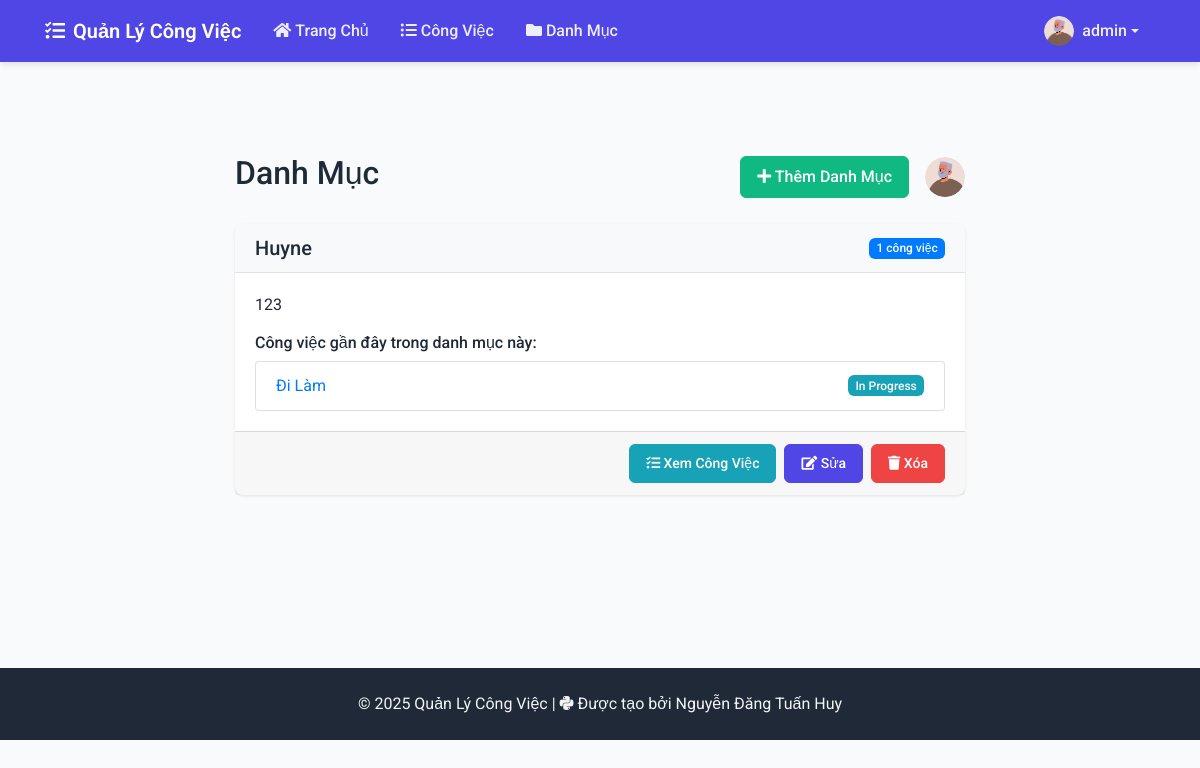
Page /categories/ (signed in) on the committed database.
### tasks/models.py (models this page shows, shortened)
class Profile(models.Model):
    user = models.OneToOneField(User, on_delete=models.CASCADE)
    avatar = models.ImageField(upload_to='avatars/', default='avatars/default.png')
    def overdue_tasks_count(self):
        return Task.objects.filter(
            user=self.user,
            status__in=['pending', 'in_progress'],
            deadline__lt=timezone.now()
        ).count()

class Category(models.Model):
    name = models.CharField(max_length=100)
    description = models.TextField(blank=True, null=True)
    user = models.ForeignKey(User, on_delete=models.CASCADE)
    class Meta:
        verbose_name_plural = "Categories"

class Task(models.Model):
    STATUS_CHOICES = [
        ('pending', 'Pending'),
        ('in_progress', 'In Progress'),
        ('completed', 'Completed'),
        ('cancelled', 'Cancelled'),
    ]
    title = models.CharField(max_length=200)
    description = models.TextField(blank=True, null=True)
    status = models.CharField(max_length=20, choices=STATUS_CHOICES, default='pending')
    user = models.ForeignKey(User, on_delete=models.CASCADE, related_name='tasks')
    category = models.ForeignKey(Category, on_delete=models.SET_NULL, null=True, blank=True)
    created = models.DateTimeField(auto_now_add=True)
    deadline = models.DateTimeField(null=True, blank=True)
    finished = models.DateTimeField(null=True, blank=True)

### tasks/views.py (the view)
# urls.py: path('categories/', CategoryListView.as_view(), name='category-list'),
class CategoryListView(LoginRequiredMixin, ListView):
    model = Category
    template_name = 'tasks/category_list.html'
    context_object_name = 'categories'
    def get_queryset(self):
        return Category.objects.filter(user=self.request.user)
    def get_context_data(self, **kwargs):
        context = super().get_context_data(**kwargs)
        context['overdue_tasks_count'] = self.request.user.profile.overdue_tasks_count()
        return context

### tasks/context_processors.py (called while the page is built)
def overdue_tasks_count(request):
    if request.user.is_authenticated:
        count = Task.objects.filter(
            user=request.user,
            deadline__lt=timezone.now(),
            status__in=['pending', 'in_progress']
        ).count()
        return {'overdue_tasks_count': count}
    return {'overdue_tasks_count': 0}

### tasks/templates/tasks/category_list.html (shortened to what this page needs)
{% extends 'tasks/base.html' %}
{% block content %}
<div class="container mt-4">
    <div class="row justify-content-center">
        <div class="col-md-8">
            <div class="d-flex justify-content-between align-items-center mb-4">
                <h2>Danh Mục</h2>
                <div class="d-flex align-items-center">
                    <a href="{% url 'category-create' %}" class="btn btn-success mr-2">
                        <i class="fas fa-plus"></i> Thêm Danh Mục
                    </a>
                    <div class="position-relative ml-2">
                        <img src="{{ user.profile.avatar.url }}" alt="{{ user.username }}" class="rounded-circle" style="width: 40px; height: 40px;">
                    </div>
                </div>
            </div>
            {% if categories %}
                {% for category in categories %}
                <div class="card mb-3">
                    <div class="card-header d-flex justify-content-between align-items-center">
                        <h5 class="mb-0">{{ category.name }}</h5>
                        <span class="badge badge-primary">
                            {{ category.task_set.count }} công việc
                        </span>
                    </div>
                    <div class="card-body">
                        <p>{{ category.description|default:"Không có mô tả." }}</p>
                        {% if category.task_set.count > 0 %}
                        <div class="mt-3">
                            <h6>Công việc gần đây trong danh mục này:</h6>
                            <ul class="list-group">
                                {% for task in category.task_set.all|slice:":3" %}
                                <li class="list-group-item d-flex justify-content-between align-items-center">
                                    <a href="{% url 'task-detail' task.id %}">{{ task.title }}</a>
                                    <span class="badge
                                        {% if task.status == 'pending' %}badge-warning
                                        {% elif task.status == 'in_progress' %}badge-info
                                        {% elif task.status == 'completed' %}badge-success
                                        {% else %}badge-secondary
                                        {% endif %}">
                                        {{ task.get_status_display }}
                                    </span>
                                </li>
                                {% endfor %}
                            </ul>
                        </div>
                        {% endif %}
                    </div>
                    <div class="card-footer d-flex justify-content-end">
                        <a href="{% url 'task-list' %}?category={{ category.id }}" class="btn btn-sm btn-info mr-2">
                            <i class="fas fa-tasks"></i> Xem Công Việc
                        </a>
                        <a href="#" class="btn btn-sm btn-primary mr-2">
                            <i class="fas fa-edit"></i> Sửa
                        </a>
                        <a href="#" class="btn btn-sm btn-danger">
                            <i class="fas fa-trash"></i> Xóa
                        </a>
                    </div>
                </div>
                {% endfor %}
            {% else %}
                <div class="alert alert-info">
                    <h4 class="alert-heading">Không tìm thấy danh mục nào!</h4>
                    <p>Bạn chưa tạo danh mục nào. Nhấn nút "Thêm Danh Mục" để bắt đầu.</p>
                </div>
            {% endif %}
        </div>
    </div>
</div>
{% endblock %}

### tasks/templates/tasks/base.html (shortened to what this page needs)
<!DOCTYPE html>
<html lang="vi">
<head>
    <link rel="stylesheet" href="https://cdn.jsdelivr.net/npm/bootstrap@4.6.0/dist/css/bootstrap.min.css">
    <link rel="stylesheet" href="https://cdnjs.cloudflare.com/ajax/libs/font-awesome/5.15.3/css/all.min.css">
    {% load static %}
    <link rel="stylesheet" type="text/css" href="{% static 'css/styles.css' %}">
</head>
<body>
    <nav class="navbar navbar-expand-lg navbar-dark">
        <div class="container">
            <a class="navbar-brand" href="{% url 'dashboard' %}">
                <i class="fas fa-tasks mr-2"></i>Quản Lý Công Việc
            </a>
            <div class="collapse navbar-collapse" id="navbarNav">
                <ul class="navbar-nav mr-auto">
                    {% if user.is_authenticated %}
                    <li class="nav-item">
                        <a class="nav-link" href="{% url 'dashboard' %}">
                            <i class="fas fa-home mr-1"></i>Trang Chủ
                        </a>
                    </li>
                    <li class="nav-item">
                        <a class="nav-link" href="{% url 'task-list' %}">
                            <i class="fas fa-list-ul mr-1"></i>Công Việc
                        </a>
                    </li>
                    <li class="nav-item">
                        <a class="nav-link" href="{% url 'category-list' %}">
                            <i class="fas fa-folder mr-1"></i>Danh Mục
                        </a>
                    </li>
                    {% endif %}
                </ul>
                <ul class="navbar-nav ml-auto">
                    {% if user.is_authenticated %}
                    <li class="nav-item dropdown">
                        <a class="nav-link dropdown-toggle position-relative d-flex align-items-center" href="#" id="userDropdown" role="button" data-toggle="dropdown" aria-haspopup="true" aria-expanded="false">
                            {% if user.profile and user.profile.avatar %}
                                <img src="{{ user.profile.avatar.url }}" alt="{{ user.username }}" class="rounded-circle mr-2" style="width: 30px; height: 30px; object-fit: cover;">
                            {% else %}
                                <i class="fas fa-user-circle mr-2" style="font-size: 1.5rem;"></i>
                            {% endif %}
                            <span>{{ user.username }}</span>
                        </a>
                    </li>
                    {% endif %}
                </ul>
            </div>
        </div>
    </nav>
    <main class="flex-grow-1 py-4">
        {% block content %}{% endblock %}
    </main>
    <footer class="footer text-center">
        <div class="container">
            <p class="mb-0">&copy; 2025 Quản Lý Công Việc | <i class="fab fa-python mr-1"></i>Được tạo bởi Nguyễn Đăng Tuấn Huy</p>
        </div>
    </footer>
</body>
</html>

### static/css/styles.css (style rules this page uses)
body { min-height: 100vh; display: flex; flex-direction: column; background-color: #f8f9fa; padding-bottom: 60px; }
.navbar { margin-bottom: 20px; }
main { flex: 1; }
.card { box-shadow: 0 2px 4px rgba(0,0,0,0.1); margin-bottom: 20px; }
.card-header { background-color: #f8f9fa; border-bottom: 1px solid #dee2e6; font-weight: 500; }
footer { margin-top: auto; background-color: #343a40; color: white; padding: 1rem 0; }
.navbar .position-relative { display: inline-block; }

### tasks/templates/tasks/base.html (style rules this page uses)
:root { --primary-color: #4F46E5; --primary-dark: #4338CA; --secondary-color: #10B981; --accent-color: #F59E0B; --dark-color: #1F2937; --light-color: #F3F4F6; --danger-color: #EF4444; --success-color: #10B981; }
body { font-family: 'Roboto', sans-serif; background-color: #F9FAFB; min-height: 100vh; display: flex; flex-direction: column; color: var(--dark-color); }
.navbar { background-color: var(--primary-color) !important; box-shadow: 0 4px 6px -1px rgba(0, 0, 0, 0.1); }
.navbar-brand { font-weight: 600; font-size: 1.25rem; color: white !important; }
.nav-link { font-weight: 500; padding: 0.5rem 1rem !important; transition: all 0.3s ease; color: rgba(255, 255, 255, 0.9) !important; }
.card { border: none; border-radius: 8px; box-shadow: 0 1px 3px rgba(0,0,0,0.1); transition: all 0.3s ease; background: white; }
.btn { border-radius: 6px; padding: 0.5rem 1rem; font-weight: 500; transition: all 0.3s ease; }
.btn-primary { background-color: var(--primary-color); border-color: var(--primary-color); }
.btn-success { background-color: var(--success-color); border-color: var(--success-color); }
.btn-danger { background-color: var(--danger-color); border-color: var(--danger-color); }
.footer { margin-top: auto; padding: 1.5rem 0; background-color: var(--dark-color); color: var(--light-color) !important; }
.badge { padding: 0.4em 0.6em; font-weight: 500; border-radius: 6px; }

### rows in the picture
Category: name "Huyne", task_set.count "1", description "123"
Task: title "Đi Làm", status "In Progress"

### other values in the picture
{{ user.username }} "admin"
